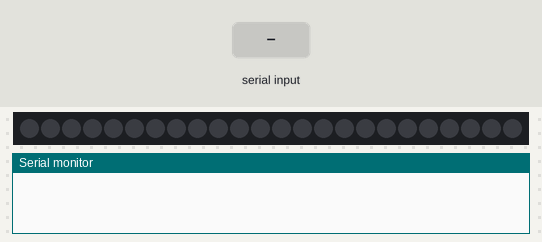
Simulated run of this sketch. Board: Arduino Uno, built with avr-gcc and run on an emulated ATmega328P. On the bench: 24 RGB LEDs in strip order, left to right, the last lines printed to the serial monitor. Inputs (shaded band) come from the test bench.

Above: at 1.2 s.
1.3 s: "1" received over Serial
At 2.4 s:
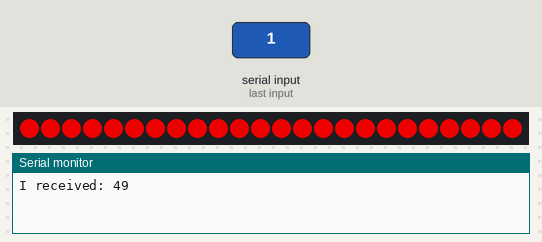
2.8 s: "2" received over Serial
At 3.5 s:
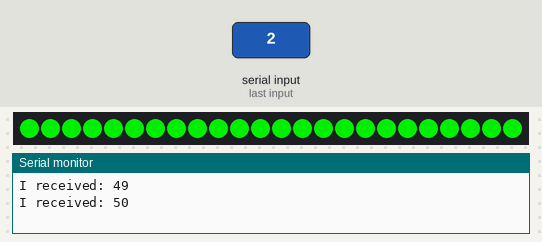
4.3 s: "3" received over Serial
At 4.7 s:
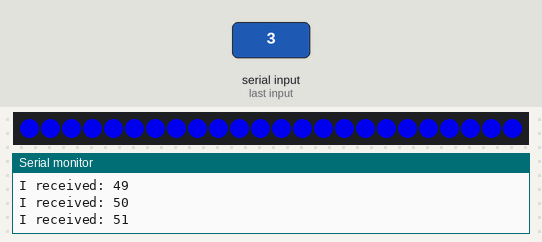
5.8 s: "0" received over Serial
At 7.0 s:
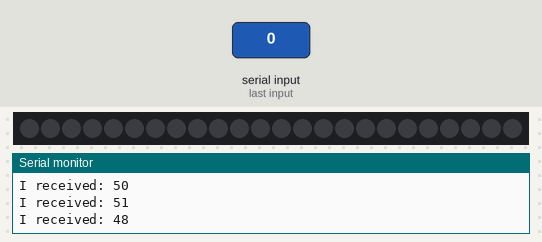
Timing chart, 0 to 8.3 s (numbered marks = the images above; inputs shaded):
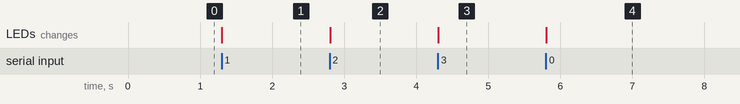

Measured:
- after the input at 1.3 s, the LEDs: change at once (image 1)
- after the input at 2.8 s, the LEDs: change at once (image 2)
- after the input at 4.3 s, the LEDs: change at once (image 3)
- after the input at 5.8 s, the LEDs: change at once (image 4)

The sketch:

sketch_sep15b.ino
```cpp
//Install the NeoPixel library
#include <Adafruit_NeoPixel.h>
// Define what pin the neopixel is attached to and how many pins
// XC4385 has 24 pixels, XC4380 only has 8
#define PIN 9
#define NUMPIXELS 24
#define BRIGHTNESS 200 // Set BRIGHTNESS to about 1/5 (max = 255)
// Create the object
Adafruit_NeoPixel pixels(NUMPIXELS, PIN, NEO_GRB + NEO_KHZ800);
void setup()
{
 pixels.begin(); //start the object
 pixels.setBrightness(BRIGHTNESS);
 Serial.begin(9600); // opens serial port, sets data rate to 9600 bps
}
void loop()
{
  int incomingByte = 0;
  // send data only when you receive data:
  if (Serial.available() > 0) {
    // read the incoming byte:
    incomingByte = Serial.read();
    // say what you got:
    Serial.print("I received: ");
    Serial.println(incomingByte, DEC);
    digitalWrite(LED_BUILTIN, HIGH);
    pixels.show();
  }
  pixels.setBrightness(BRIGHTNESS);

// Determine state Logic:
// Case: recieved data is a '0'
   if (incomingByte == 48)
  {
   for (int i = 0; i < pixels.numPixels(); i++)
   { // For each pixel in strip...
   pixels.setBrightness(0);
   }
   pixels.show(); // Update strip with new contents
  }
// Case: recieved data is a '1'
  if (incomingByte == 49)
  {
   for (int i = 0; i < pixels.numPixels(); i++)
   { // For each pixel in strip...
   int pixelHue = (20000);
   pixels.setPixelColor(i, pixels.Color(255,   0,   0));
   }
   pixels.show(); // Update strip with new contents
  }
// Case: recieved data is a '2'
    if (incomingByte == 50)
  {
   for (int i = 0; i < pixels.numPixels(); i++)
   { // For each pixel in strip...
   int pixelHue = (10000);
   pixels.setPixelColor(i, pixels.Color(0,   255,   0));
   }
   pixels.show(); // Update strip with new contents
  }
// Case: recieved data is a '3'
    if (incomingByte == 51)
  {
   for (int i = 0; i < pixels.numPixels(); i++)
   { // For each pixel in strip...
   int pixelHue = (10000);
   pixels.setPixelColor(i, pixels.Color(0,   0,   255));
   }
   pixels.show(); // Update strip with new contents
  }
}
```
